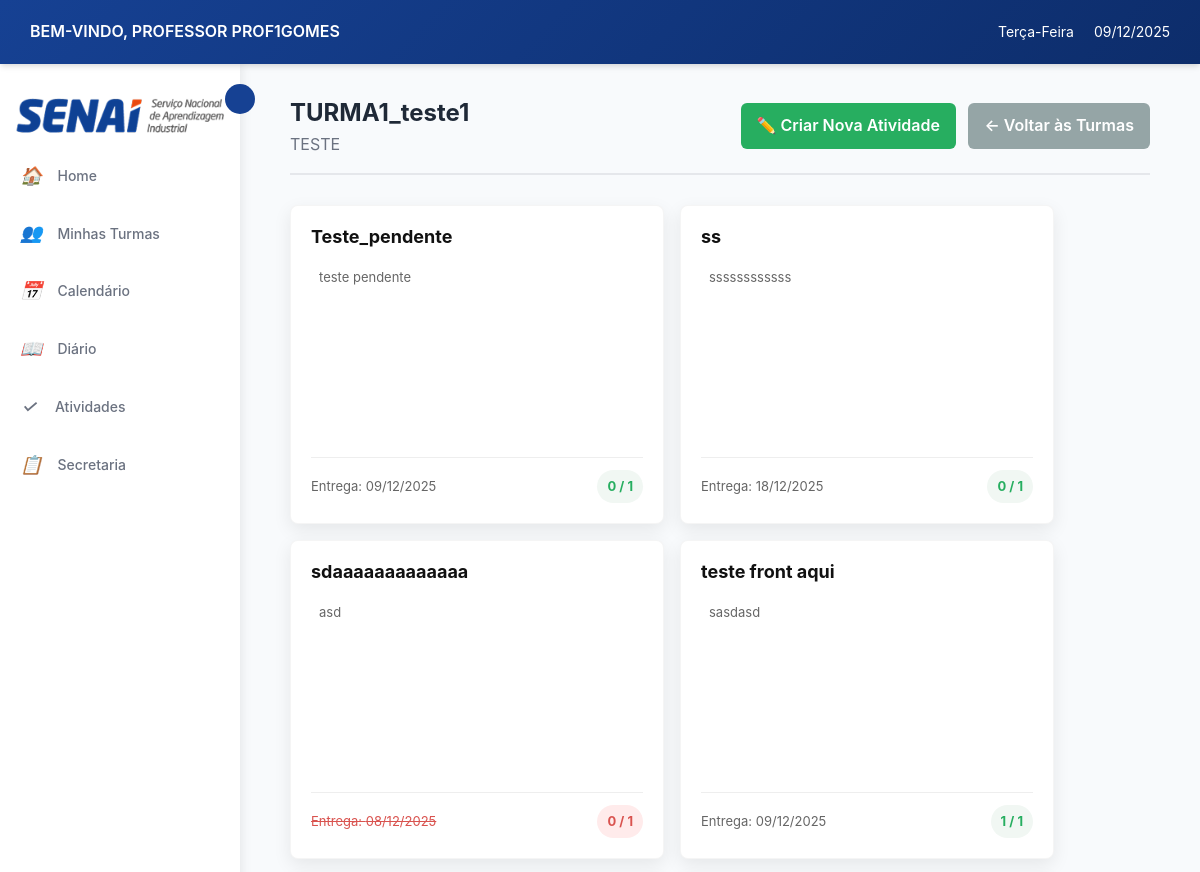
Before: /professor/turma/1/atividades/ (signed in, upper part) with the older database file.
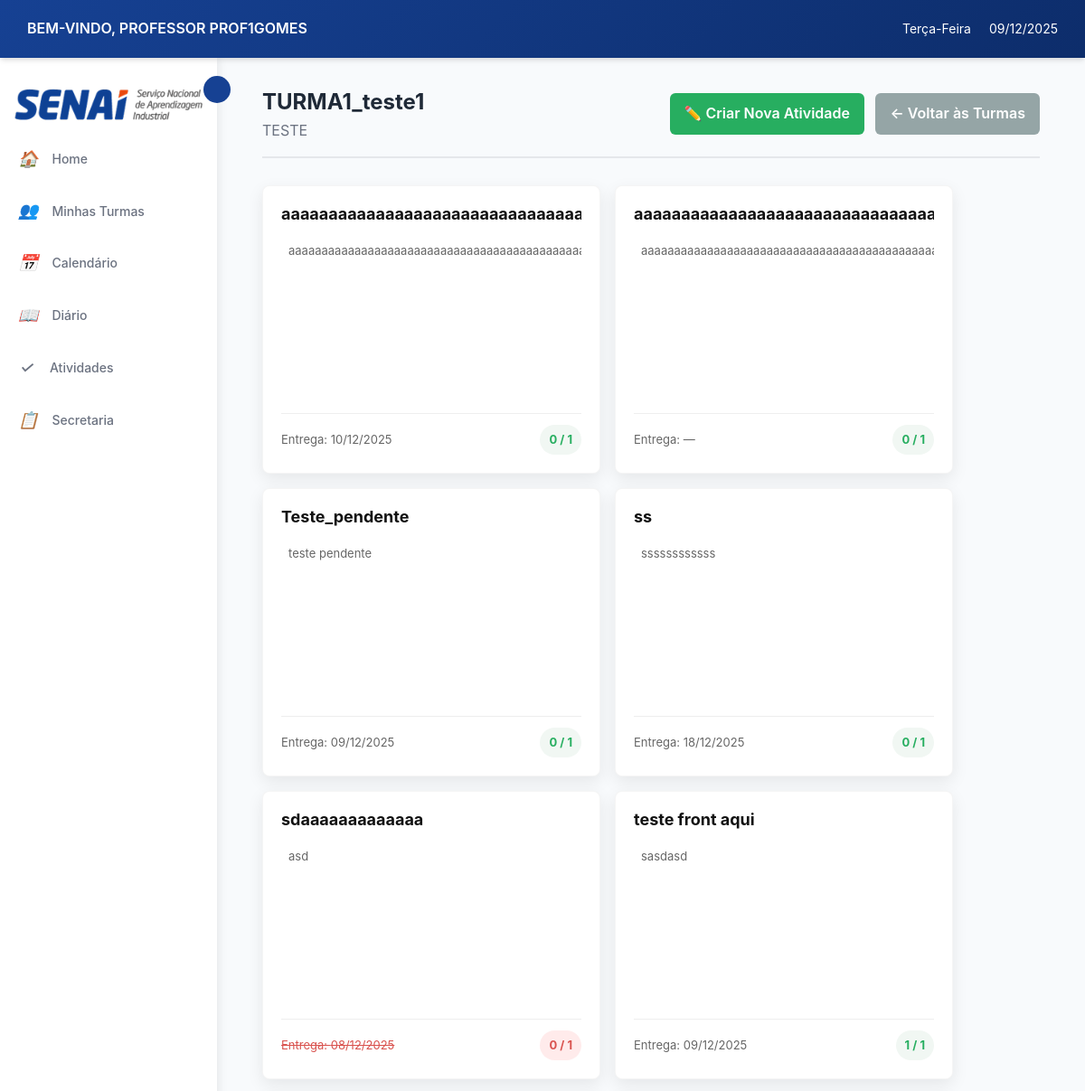
After: the same page with the newer database file.
### atividades/models.py (models this page shows)
class Atividade(models.Model):
    TIPO_ARQUIVO = [
        ('pdf', 'PDF'),
        ('doc', 'DOC'),
        ('docx', 'DOCX'),
        ('imagem', 'Imagem'),
        ('outro', 'Outro'),
    ]
    atividade_id = models.AutoField(primary_key=True)
    turma = models.ForeignKey('cursos.Turma', on_delete=models.CASCADE)
    tipo = models.ForeignKey(TipoAtividade, on_delete=models.SET_NULL, null=True, blank=True) # Novo campo
    titulo = models.CharField(max_length=200)
    descricao = models.TextField(blank=True, null=True)
    tipo_material = models.CharField(max_length=10, choices=TIPO_ARQUIVO, blank=True, null=True)
    url_material = models.URLField(blank=True, null=True)
    arquivo = models.FileField(upload_to='atividades_files/', blank=True, null=True)
    data_entrega = models.DateTimeField(blank=True, null=True)
    class Meta:
        db_table = 'Atividades'

### professor/views.py (the view)
# urls.py: path('turma/<int:turma_id>/atividades/', views.listar_atividades, name='listar_atividades'),
@login_required
@professor_required
def listar_atividades(request, turma_id):
    professor = Professor.objects.get(usuario=request.user)
    turma = get_object_or_404(Turma, turma_id=turma_id, professor=professor)
    atividades = Atividade.objects.filter(turma=turma).order_by('-atividade_id')
    atividades_info = []
    total_alunos = Matricula.objects.filter(turma=turma).count()
    for atividade in atividades:
        entregues_qs = AtividadeEntregue.objects.filter(atividade=atividade)
        entregues_count = entregues_qs.count()
        hoje = timezone.now().date()
        data_entrega = None
        if atividade.data_entrega:
            if isinstance(atividade.data_entrega, datetime.datetime):
                data_entrega = atividade.data_entrega.date()
            else:
                data_entrega = atividade.data_entrega
        atrasada = data_entrega and data_entrega < hoje
        atividades_info.append({
            'atividade': atividade,
            'entregues_count': entregues_count,
            'total_alunos': total_alunos,
            'atrasada': atrasada,
        })
    context = {
        'turma': turma,
        'atividades_info': atividades_info
    }
    return render(request, 'professor/listar_atividades.html', context)

### professor/templates/professor/listar_atividades.html (shortened to what this page needs)
{% extends 'professor/base.html' %}
{% load static %}
{% block content %}
<div class="dashboard-container">
    <div class="content-header" style="display: flex; justify-content: space-between; align-items: center; ">
        <div class="content">
            <h2>{{ turma.nome }}</h2>
            <p class="text-muted">{{ turma.curso.descricao }}</p>
        </div>
        <div>
            <a href="{% url 'atividades:adicionar_atividade' %}?turma={{ turma.turma_id }}" class="btn-primary-green">
                ✏️ Criar Nova Atividade
            </a>
            <a href="{% url 'professor:turmas_por_curso' turma.curso.id %}" class="btn-secondary-gray">
                ← Voltar às Turmas
            </a>
        </div>
    </div>
    {% if atividades_info %}
    <div class="atividades-container">
        {% for info in atividades_info %}
        {% with atividade=info.atividade %}
        <a href="{% url 'professor:atividade_detalhe' turma.turma_id atividade.atividade_id %}" class="atividade-card-link">
            <div class="atividade-card">
                <div class="atividade-card-top">
                    <h3 class="atividade-card-titulo">{{ atividade.titulo }}</h3>
                    <p class="atividade-card-descricao">{{ atividade.descricao }}</p>
                </div>
                <div class="atividade-card-bottom">
                    <small class="atividade-card-data {% if info.atrasada %}data-atrasada{% endif %}">
                        Entrega: {% if atividade.data_entrega %}{{ atividade.data_entrega|date:"d/m/Y" }}{% else %}—{% endif %}
                    </small>
                    <span class="atividade-card-badge {% if info.atrasada %}badge-atrasada{% endif %}">
                        {{ info.entregues_count }} / {{ info.total_alunos }}
                    </span>
                </div>
            </div>
        </a>
        {% endwith %}
        {% endfor %}
    </div>
    {% endif %}
</div>
{% endblock %}

Changed rows visible on the page:
added Atividade: atividade.titulo "aaaaaaaaaaaaaaaaaaaaaaaaaaaaaa…", atividade.descricao "aaaaaaaaaaaaaaaaaaaaaaaaaaaaaaaaaaaaaaaaa…", atividade.data_entrega "10/12/2025", entregues_count "0", total_alunos "1"
added Atividade: atividade.titulo "aaaaaaaaaaaaaaaaaaaaaaaaaaaaaa…", atividade.descricao "aaaaaaaaaaaaaaaaaaaaaaaaaaaaaaaaaaaaaaaaa…", entregues_count "0", total_alunos "1"
